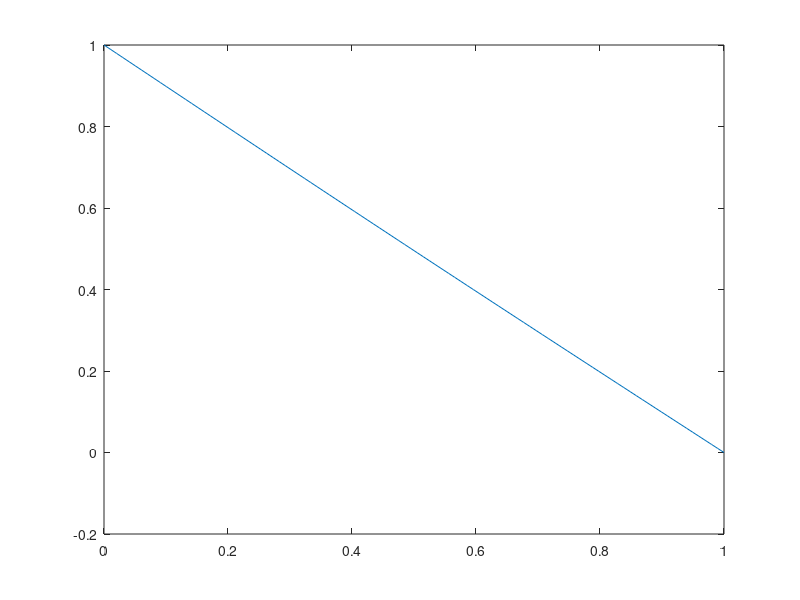

MATLAB code to generate this figure:
clear all
close all
clc

n = linspace(1,100,100);
%t = linspace(0.001,0.3,10);
t = 0.5;
x = linspace(0,1,100);
u = 0;

for j=1:length(t)
    for i=1:length(n)
        A = -(2.0/pi)*(1.0/n(i));
        term = A.*sin(n(i).*pi.*x).*exp(-((n(i)*pi)^2)*t(j));
        u = u + term;
    end
    plot(x,u+(1-x))
    hold('on')
    u = 0;
end



